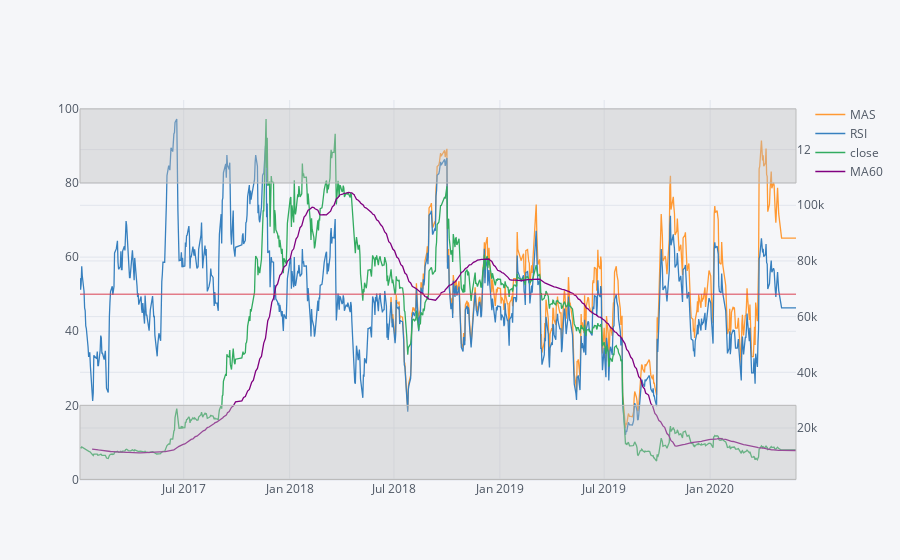

Notebook code for this chart:
### Code cell
from sklearn.preprocessing import MaxAbsScaler

def MAS(data):
    data = np.array(data)
    scaler = MaxAbsScaler()
    scaler.fit(np.reshape(data, (-1,1)))
    return scaler.transform(np.reshape(data[-1], (-1,1)))

df['MAS'] = df['RSI'].rolling(window=360).apply(lambda x : MAS(x) * 100)

df[['MAS','RSI','close','MA60']].iplot(secondary_y=['close','MA60'], hline=[50],
                                      hspan=[{'y0':'0','y1':'20','color':'rgba(30,30,30,0.3)','fill':True,'opacity':.4},
                                            {'y0':'80','y1':'100','color':'rgba(30,30,30,0.3)','fill':True,'opacity':.4}])

### Figure 1 — Plotly figure (JSON) as saved in the notebook; plotly's stock layout.template omitted (floating-point values rounded to 4 significant figures; data arrays with more than 128 entries replaced by an {"elided": "..."} marker saying what was removed)
{"data": [{"line": {"color": "rgba(255, 153, 51, 1.0)", "dash": "solid", "shape": "linear", "width": 1.3}, "mode": "lines", "name": "MAS", "text": "", "type": "scatter", "x": {"elided": "834 str values"}, "y": {"elided": "834 mixed values"}}, {"line": {"color": "rgba(55, 128, 191, 1.0)", "dash": "solid", "shape": "linear", "width": 1.3}, "mode": "lines", "name": "RSI", "text": "", "type": "scatter", "x": {"elided": "834 str values"}, "y": {"elided": "834 float values"}}, {"line": {"color": "rgba(50, 171, 96, 1.0)", "dash": "solid", "shape": "linear", "width": 1.3}, "mode": "lines", "name": "close", "text": "", "type": "scatter", "x": {"elided": "834 str values"}, "xaxis": "x", "y": {"elided": "834 int values"}, "yaxis": "y2"}, {"line": {"color": "rgba(128, 0, 128, 1.0)", "dash": "solid", "shape": "linear", "width": 1.3}, "mode": "lines", "name": "MA60", "text": "", "type": "scatter", "x": {"elided": "834 str values"}, "xaxis": "x", "y": {"elided": "834 mixed values"}, "yaxis": "y2"}], "layout": {"legend": {"bgcolor": "#F5F6F9", "font": {"color": "#4D5663"}}, "paper_bgcolor": "#F5F6F9", "plot_bgcolor": "#F5F6F9", "shapes": [{"line": {"color": "#db4052", "dash": "solid", "width": 1}, "type": "line", "x0": 0, "x1": 1, "xref": "paper", "y0": 50, "y1": 50, "yref": "y"}, {"fillcolor": "rgba(187, 187, 187, 0.4)", "line": {"color": "#BBBBBB", "dash": "solid", "width": 1}, "type": "rect", "x0": 0, "x1": 1, "xref": "paper", "y0": "0", "y1": "20", "yref": "y"}, {"fillcolor": "rgba(187, 187, 187, 0.4)", "line": {"color": "#BBBBBB", "dash": "solid", "width": 1}, "type": "rect", "x0": 0, "x1": 1, "xref": "paper", "y0": "80", "y1": "100", "yref": "y"}], "title": {"font": {"color": "#4D5663"}}, "xaxis": {"gridcolor": "#E1E5ED", "showgrid": true, "tickfont": {"color": "#4D5663"}, "title": {"font": {"color": "#4D5663"}, "text": ""}, "zerolinecolor": "#E1E5ED"}, "yaxis": {"gridcolor": "#E1E5ED", "showgrid": true, "tickfont": {"color": "#4D5663"}, "title": {"font": {"color": "#4D5663"}, "text": ""}, "zerolinecolor": "#E1E5ED"}, "yaxis2": {"anchor": "x", "gridcolor": "#E1E5ED", "overlaying": "y", "showgrid": true, "side": "right", "tickfont": {"color": "#4D5663"}, "title": {"text": ""}, "zerolinecolor": "#E1E5ED"}}}
